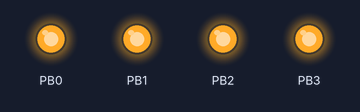
A program run on a simulated ATmega328P, built with avr-gcc and emulated at 16 MHz. Shown: output pins drawn as LEDs (lit = HIGH).

Above: at 0.5 s.
At 2.5 s:
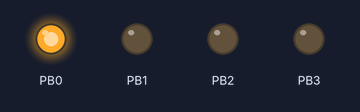
At 3.5 s:
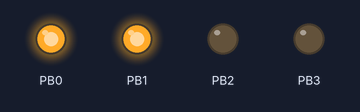
At 4.5 s:
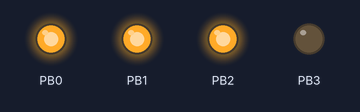
At 8.5 s:
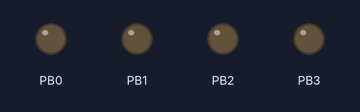
Timing chart, 0 to 9.1 s (numbered marks = the images above):
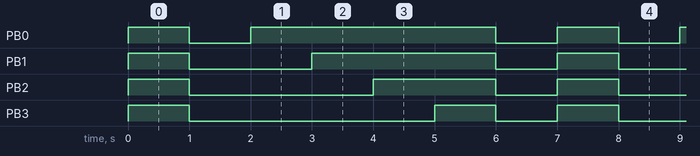

Measured:
- by itself, PB0: repeats every 7.0 s: LOW 1.0 s, HIGH 4.0 s, LOW 1.0 s, HIGH 1.0 s
- by itself, PB1: repeats every 7.0 s: LOW 2.0 s, HIGH 3.0 s, LOW 1.0 s, HIGH 1.0 s
- by itself, PB2: repeats every 7.0 s: LOW 3.0 s, HIGH 2.0 s, LOW 1.0 s, HIGH 1.0 s
- by itself, PB3: repeats every 7.0 s: LOW 4.0 s, HIGH 1.0 s, LOW 1.0 s, HIGH 1.0 s

The program:

main.c
```c
/*
 * GccApplication3.c
 *
 * Created: 7.2.2023 10:39:28
 * Author : ainol
 */

#define F_CPU 16000000UL
#include <avr/io.h>
#include <util/delay.h>

int
main(void)
{
    /* Set pins 8,9,10 and 11 as outputs, 1 = output, 0 = input */
    //DDRB |= 0b00001111; // set port B register bits 0:3 as outputs using an OR operand
    /* alternatively */
    //DDRB |= (1 << PB0) | (1 << PB1) | (1 << PB2) | (1 << PB3);
    DDRB |= (1 << 0) | (1 << 1) | (1 << 2) | (1 << 3);

    while (1)
    {
        /* Set LEDs as HIGH */
        PORTB |= 0b00001111;
        _delay_ms(1000);
        /* set LEDs as LOW */
        PORTB  = 0b00000000;
        _delay_ms(1000);
        PORTB |= 0b00000001;
        _delay_ms(1000);
        PORTB |= 0b00000010;
        _delay_ms(1000);
        PORTB |= 0b00000100;
        _delay_ms(1000);
        PORTB |= 0b00001000;
        _delay_ms(1000);
        PORTB  = 0b00000000;
        _delay_ms(1000);
    }
}
```
